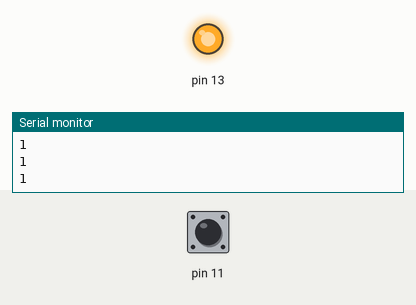
Recording of a sketch running on a simulated Arduino Uno, built with avr-gcc and run on an emulated ATmega328P. Shown: output pins drawn as LEDs (lit = HIGH), the last lines printed to the serial monitor. The inputs (shaded band) are chosen by the test bench; at power-on: pin 11 HIGH.

Above: at 1.2 s.
1.3 s: pin 11 pulled LOW for 0.15 s
At 1.37 s:
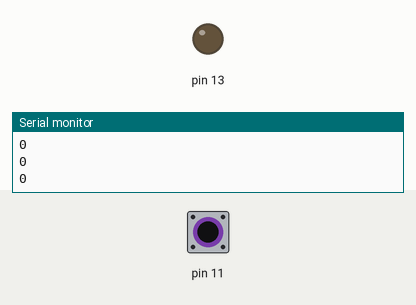
2.9 s: pin 11 pulled LOW for 3.2 s
At 6.8 s:
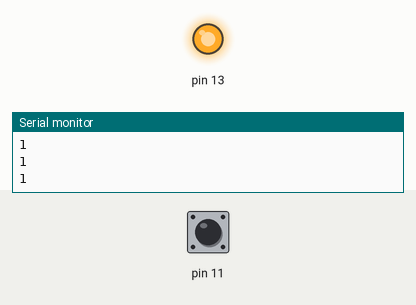
Timing chart, 0 to 8.3 s (numbered marks = the images above; inputs shaded):
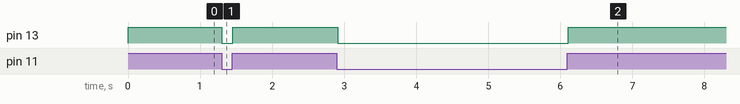

Measured:
- after the input at 1.3 s, pin 13: HIGH → LOW at once, → HIGH 0.15 s later
- after the input at 2.9 s, pin 13: HIGH → LOW at once, → HIGH 3.2 s later

The sketch:

test_cadence.ino
```cpp
void setup() {
  pinMode(11,INPUT_PULLUP);
  pinMode(13,OUTPUT);
  Serial.begin(250000);
}

void loop() {
  int val=digitalRead(11);
  digitalWrite(13,val);
  Serial.println(val);
  delay(10);
}
```
